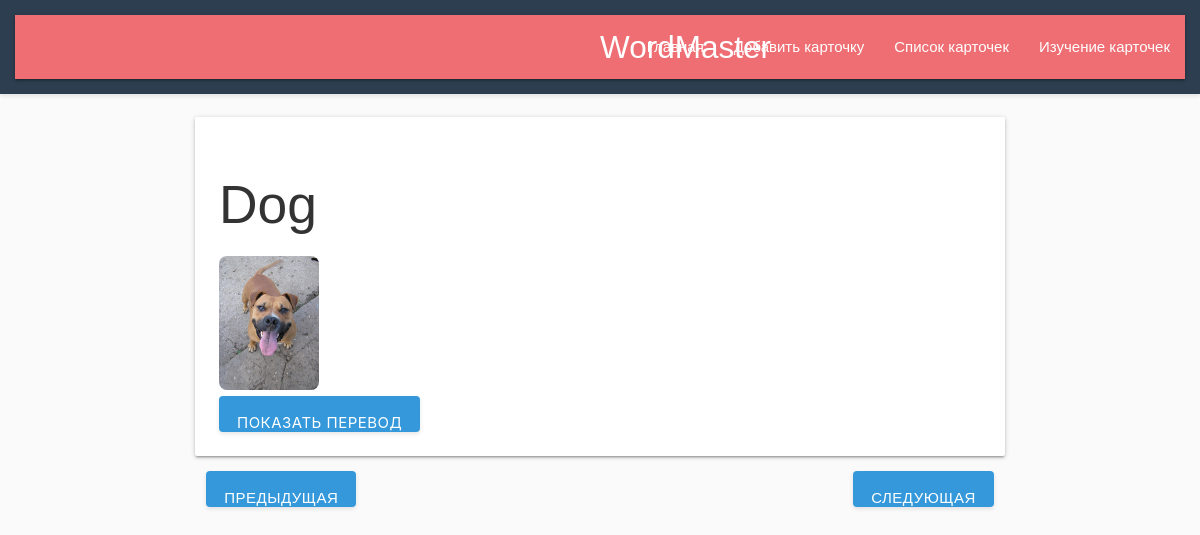
The page /study?card_id=8 on the database its author committed.
### main/models.py (models this page shows, shortened)
class WordCard(models.Model):
    word = models.CharField(max_length=255, unique=True, verbose_name="Слово")
    translation = models.CharField(max_length=255, blank=True, null=True, verbose_name="Перевод")
    image = models.OneToOneField(
        ImageModel,
        blank=True,
        null=True,
        verbose_name="Изображения",
        on_delete=models.SET_NULL
    )
    created_at = models.DateTimeField(auto_now_add=True, verbose_name="Дата создания")
    updated_at = models.DateTimeField(auto_now=True, verbose_name="Дата обновления")
    class Meta:
        verbose_name = "Карточка слова"
        verbose_name_plural = "Карточки слов"

class ImageModel(models.Model):
    uuid = models.CharField(max_length=100)
    data = models.ImageField(upload_to='images/')

### main/views.py (the view)
# urls.py: path('study', views.StudyView.as_view(),  name='study'),
class StudyView(View):
    def get(self, request, *args, **kwargs):
        current_card_id = request.GET.get('card_id')
        cards = WordCard.objects.all().order_by('created_at')
        if current_card_id:
            current_card = get_object_or_404(WordCard, id=current_card_id)
        else:
            current_card = cards.first()
        if not current_card:
            return render(request, "study.html", {'current_card': None})
        card_list = list(cards)
        current_index = card_list.index(current_card)
        prev_card = card_list[current_index - 1] if current_index > 0 else None
        next_card = card_list[current_index + 1] if current_index < len(card_list) - 1 else None
        context = {
            'current_card': current_card,
            'prev_card': prev_card,
            'next_card': next_card,
        }
        return render(request, "study.html", context)

### templates/study.html (shortened to what this page needs)
{% load static %}
<!DOCTYPE html>
<html lang="en">
<head>
    <link href="https://cdnjs.cloudflare.com/ajax/libs/materialize/1.0.0/css/materialize.min.css" rel="stylesheet">
    <link rel="stylesheet" href="{% static 'css/styles.css' %}">
</head>
<body>
    {% include 'header.html' %}
    <main class="container">
        {% if current_card %}
            <div class="card">
                <div class="card-content">
                    <h2 id="word">{{ current_card.word }}</h2>
                    {% if current_card.image %}
                        <img src="{{ current_card.image.data }}" alt="{{ current_card.word }}" class="thumbnail">
                        <br>
                    {% endif %}
                    <button id="show-translation" class="btn">Показать перевод</button>
                </div>
            </div>
            <div class="row">
                <div class="col s6">
                    <a href="?card_id={{ prev_card.id }}" class="btn {% if not prev_card %}disabled{% endif %}">Предыдущая</a>
                </div>
                <div class="col s6 right-align">
                    <a href="?card_id={{ next_card.id }}" class="btn {% if not next_card %}disabled{% endif %}">Следующая</a>
                </div>
            </div>
        {% else %}
            <p>Нет доступных карточек для изучения.</p>
        {% endif %}
    </main>
</body>
</html>

### static/css/styles.css (style rules this page uses)
body { font-family: Arial, sans-serif; background-color: #fafafa; margin: 0; padding: 0; color: #333; }
main { padding: 1rem; max-width: 1200px; margin: 0 auto; }
.thumbnail { max-width: 100px; height: auto; border-radius: 8px; }
.btn { background-color: #3498db; color: white; border: none; border-radius: 4px; padding: 0.6rem 1.2rem; cursor: pointer; font-size: 1rem; transition: background-color 0.3s ease, transform 0.2s ease; box-shadow: 0 2px 4px rgba(0, 0, 0, 0.1); }

### rows shown on the page
WordCard: word "Dog", image.data (picture)
